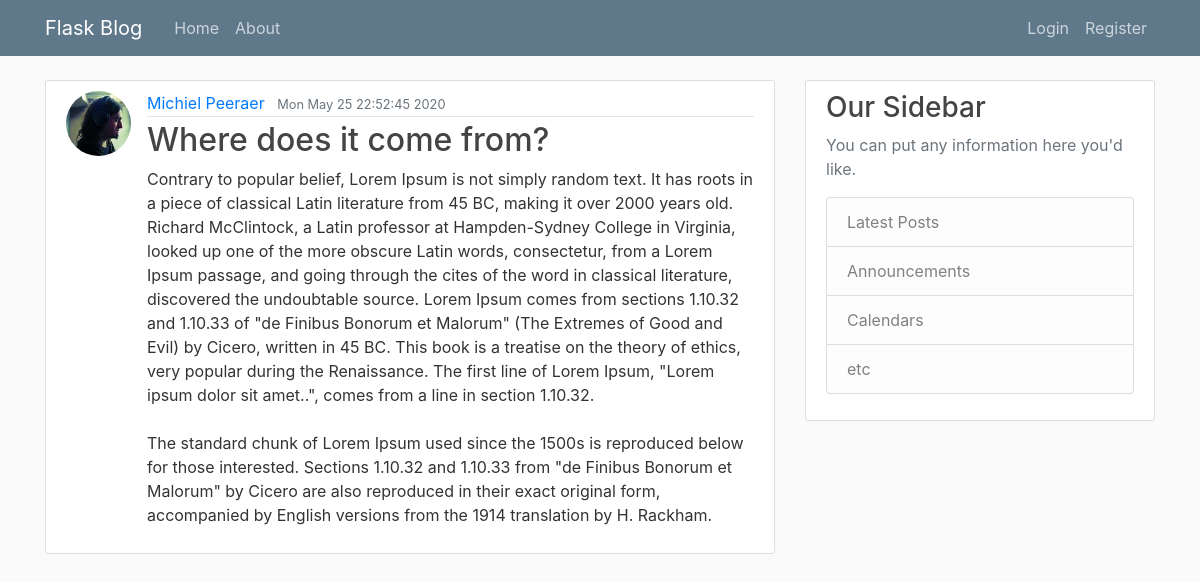
Screenshot of /post/2 with the database file from the repository.
### flaskblog/models.py (models this page shows, shortened)
class User(db.Model, UserMixin):
    id = db.Column(db.Integer, primary_key=True)
    username = db.Column(db.String(20), unique=True, nullable=False)
    email = db.Column(db.String(120), unique=True, nullable=False)
    image_file = db.Column(db.String(20), nullable=False, default='default.jpg')
    password = db.Column(db.String(60), nullable=False)
    posts = db.relationship('Post', backref='author', lazy=True)

class Post(db.Model):
    id = db.Column(db.Integer, primary_key=True)
    title = db.Column(db.String(100), nullable=False)
    date_posted = db.Column(db.DateTime, nullable=False, default=datetime.now)
    content = db.Column(db.Text, nullable=False)
    user_id = db.Column(db.Integer, db.ForeignKey('user.id'), nullable=False)

### flaskblog/posts/routes.py (the view)
@posts.route("/post/<int:post_id>")
def post(post_id):
    post = Post.query.get_or_404(post_id)
    return render_template('post.html', title=post.title, post=post)

### flaskblog/templates/post.html (shortened to what this page needs)
{% extends "layout.html" %}
{% block content %}
    <article class="media content-section">
        <img class="rounded-circle article-img" src="{{ url_for('static', filename='profile_pics/' + post.author.image_file) }}">
        <div class="media-body">
            <div class="article-metadata">
                <a class="mr-2" href="{{ url_for('users.user_posts', username=post.author.username) }}">{{ post.author.username }}</a>
                <small class="text-muted">{{ post.date_posted.strftime('%c') }}</small>
            </div>
            <h2 class="article-title">{{ post.title }}</h2>
            <p class="article-content">{{ post.content }}</p>
        </div>
    </article>
{% endblock content %}

### flaskblog/static/main.css (style rules this page uses)
body { background: #fafafa; color: #333333; margin-top: 5rem; }
h1, h2, h3, h4, h5, h6 { color: #444444; }
.content-section { background: #ffffff; padding: 10px 20px; border: 1px solid #dddddd; border-radius: 3px; margin-bottom: 20px; }
.article-title { color: #444444; }
.article-content { white-space: pre-line; }
.article-img { height: 65px; width: 65px; margin-right: 16px; }
.article-metadata { padding-bottom: 1px; margin-bottom: 4px; border-bottom: 1px solid #e3e3e3 }

### rows the page displays
User: image_file (picture), author.username "Michiel Peeraer"
Post: date_posted "Mon May 25 22:52:45 2020", title "Where does it come from?", content "Contrary to popular belief, Lorem Ipsum is not simply random text. It has roots in a piece of classical Latin literature from 45 BC, making it over 2000 years old. Richard McClintock, a Latin professor at Hampden-Sydney College in Virginia, looked up one of the more obscure Latin words, consectetur, from a Lorem Ipsum passage, and going through the cites of the word in classical literature, discovered the undoubtable source. Lorem Ipsum comes from sections 1.10.32 and 1.10.33 of \"de Finibus Bonorum et Malorum\" (The Extremes of Good and Evil) by Cicero, written in 45 BC. This book is a treatise on the theory of ethics, very popular during the Renaissance. The first line of Lorem Ipsum,…"
